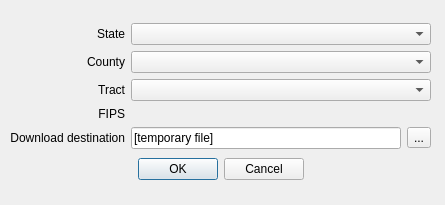
<?xml version="1.0" encoding="UTF-8"?>
<ui version="4.0">
 <class>GetNSIDataDialogBase</class>
 <widget class="QDialog" name="GetNSIDataDialogBase">
  <property name="geometry">
   <rect>
    <x>0</x>
    <y>0</y>
    <width>445</width>
    <height>205</height>
   </rect>
  </property>
  <property name="windowTitle">
   <string>Get NSI Data</string>
  </property>
  <widget class="QWidget" name="verticalLayoutWidget">
   <property name="geometry">
    <rect>
     <x>10</x>
     <y>20</y>
     <width>421</width>
     <height>164</height>
    </rect>
   </property>
   <layout class="QVBoxLayout" name="verticalLayout">
    <item>
     <layout class="QGridLayout" name="gridLayout" columnstretch="1,5">
      <item row="4" column="0">
       <widget class="QLabel" name="label_5">
        <property name="text">
         <string>Download destination</string>
        </property>
        <property name="alignment">
         <set>Qt::AlignRight|Qt::AlignTrailing|Qt::AlignVCenter</set>
        </property>
       </widget>
      </item>
      <item row="2" column="0">
       <widget class="QLabel" name="label_4">
        <property name="sizePolicy">
         <sizepolicy hsizetype="Preferred" vsizetype="Preferred">
          <horstretch>0</horstretch>
          <verstretch>0</verstretch>
         </sizepolicy>
        </property>
        <property name="layoutDirection">
         <enum>Qt::LeftToRight</enum>
        </property>
        <property name="text">
         <string>Tract</string>
        </property>
        <property name="alignment">
         <set>Qt::AlignRight|Qt::AlignTrailing|Qt::AlignVCenter</set>
        </property>
        <property name="indent">
         <number>0</number>
        </property>
       </widget>
      </item>
      <item row="2" column="1">
       <widget class="QComboBox" name="comboBoxTract">
        <property name="enabled">
         <bool>true</bool>
        </property>
       </widget>
      </item>
      <item row="0" column="1">
       <widget class="QComboBox" name="comboBoxState"/>
      </item>
      <item row="0" column="0">
       <widget class="QLabel" name="label_2">
        <property name="sizePolicy">
         <sizepolicy hsizetype="Preferred" vsizetype="Preferred">
          <horstretch>0</horstretch>
          <verstretch>0</verstretch>
         </sizepolicy>
        </property>
        <property name="text">
         <string>State</string>
        </property>
        <property name="alignment">
         <set>Qt::AlignRight|Qt::AlignTrailing|Qt::AlignVCenter</set>
        </property>
       </widget>
      </item>
      <item row="1" column="0">
       <widget class="QLabel" name="label_3">
        <property name="sizePolicy">
         <sizepolicy hsizetype="Preferred" vsizetype="Preferred">
          <horstretch>0</horstretch>
          <verstretch>0</verstretch>
         </sizepolicy>
        </property>
        <property name="text">
         <string>County</string>
        </property>
        <property name="alignment">
         <set>Qt::AlignRight|Qt::AlignTrailing|Qt::AlignVCenter</set>
        </property>
       </widget>
      </item>
      <item row="3" column="0">
       <widget class="QLabel" name="label">
        <property name="text">
         <string>FIPS</string>
        </property>
        <property name="alignment">
         <set>Qt::AlignRight|Qt::AlignTrailing|Qt::AlignVCenter</set>
        </property>
       </widget>
      </item>
      <item row="1" column="1">
       <widget class="QComboBox" name="comboBoxCounty">
        <property name="enabled">
         <bool>true</bool>
        </property>
       </widget>
      </item>
      <item row="4" column="1">
       <layout class="QHBoxLayout" name="horizontalLayout">
        <item>
         <widget class="QLineEdit" name="fipsSaveLine">
          <property name="text">
           <string>[temporary file]</string>
          </property>
         </widget>
        </item>
        <item>
         <widget class="QToolButton" name="fipsFolderButton">
          <property name="text">
           <string>...</string>
          </property>
         </widget>
        </item>
       </layout>
      </item>
      <item row="3" column="1">
       <widget class="QLabel" name="labelFips">
        <property name="sizePolicy">
         <sizepolicy hsizetype="Preferred" vsizetype="Fixed">
          <horstretch>0</horstretch>
          <verstretch>0</verstretch>
         </sizepolicy>
        </property>
        <property name="text">
         <string/>
        </property>
       </widget>
      </item>
     </layout>
    </item>
    <item>
     <widget class="QDialogButtonBox" name="button_box">
      <property name="orientation">
       <enum>Qt::Horizontal</enum>
      </property>
      <property name="standardButtons">
       <set>QDialogButtonBox::Cancel|QDialogButtonBox::Ok</set>
      </property>
      <property name="centerButtons">
       <bool>true</bool>
      </property>
     </widget>
    </item>
   </layout>
  </widget>
 </widget>
 <resources/>
 <connections>
  <connection>
   <sender>button_box</sender>
   <signal>accepted()</signal>
   <receiver>GetNSIDataDialogBase</receiver>
   <slot>accept()</slot>
   <hints>
    <hint type="sourcelabel">
     <x>20</x>
     <y>20</y>
    </hint>
    <hint type="destinationlabel">
     <x>20</x>
     <y>20</y>
    </hint>
   </hints>
  </connection>
  <connection>
   <sender>button_box</sender>
   <signal>rejected()</signal>
   <receiver>GetNSIDataDialogBase</receiver>
   <slot>reject()</slot>
   <hints>
    <hint type="sourcelabel">
     <x>20</x>
     <y>20</y>
    </hint>
    <hint type="destinationlabel">
     <x>20</x>
     <y>20</y>
    </hint>
   </hints>
  </connection>
 </connections>
</ui>
